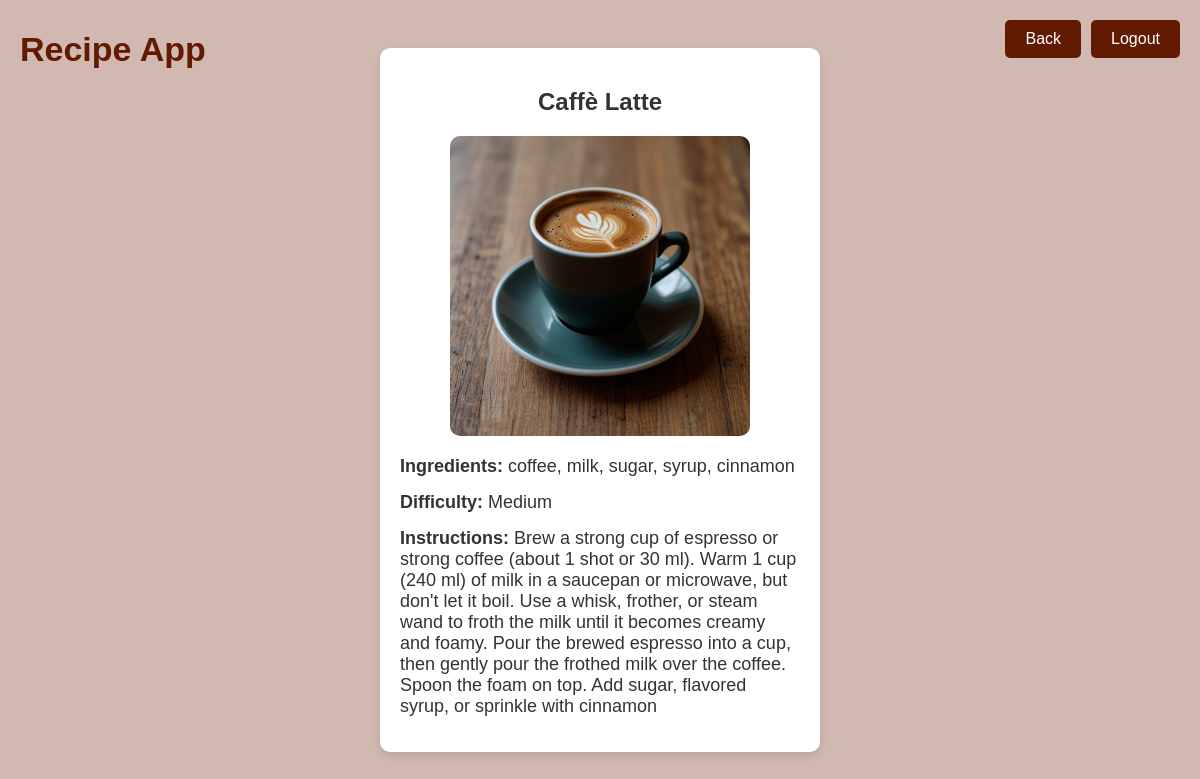
Screenshot of /list/2/ (signed in) with the database file from the repository.
### recipes/models.py (models this page shows, shortened)
class Recipe(models.Model):
    name = models.CharField(max_length=120)
    ingredients = models.CharField(max_length=500, help_text="Separate each ingredient with a comma", blank=False, null=False)
    cooking_time = models.IntegerField(blank=False, null=False)
    difficulty = models.CharField(max_length=20, editable=False)
    instructions = models.TextField()
    pic = models.ImageField(upload_to='recipes', default='no_picture.jpg')

### recipes/views.py (the view)
# urls.py: path("list/<int:pk>/", RecipeDetailView.as_view(), name="detail")
class RecipeDetailView(LoginRequiredMixin, DetailView):
    model = Recipe
    template_name = "recipes/recipe_details.html"

### recipes/templates/recipes/recipe_details.html (shortened to what this page needs)
{% load static %}
<!DOCTYPE html>
<html lang="en">
  <head>
  </head>
  <body>
    <div class="app-title">Recipe App</div>
    <div class="button-container">
      <a href="{% url 'recipes:list' %}" class="back-link">Back</a>
      <a href="{% url 'logout' %}" class="logout-link">Logout</a>
    </div>
    <div class="recipe-card">
      <h2>{{ object.name }}</h2>
      <img src="{{ object.pic.url }}" alt="{{ object.name }}" width="300" />
      <div class="details">
        <p><strong>Ingredients:</strong> {{ object.ingredients }}</p>
        <p><strong>Difficulty:</strong> {{ object.difficulty }}</p>
        <p><strong>Instructions:</strong> {{ object.instructions }}</p>
      </div>
    </div>
  </body>
</html>

### recipes/templates/recipes/recipe_details.html (style rules this page uses)
body { font-family: Arial, sans-serif; background-color: #d1b8b0; margin: 0; padding: 0; height: 100vh; display: flex; justify-content: center; align-items: center; flex-direction: column; }
.app-title { position: absolute; top: 30px; left: 20px; font-size: 34px; color: #631a02; font-weight: 700; }
.button-container { position: absolute; top: 20px; right: 20px; display: flex; gap: 10px; }
.back-link, .logout-link { text-decoration: none; color: #fff; background-color: #631a02; padding: 10px 20px; border-radius: 5px; font-size: 1rem; transition: background-color 0.3s; }
.recipe-card { background-color: #fff; border-radius: 10px; box-shadow: 0 4px 8px rgba(0, 0, 0, 0.1); max-width: 400px; padding: 20px; text-align: center; font-size: 18px; }
.recipe-card h2 { color: #333; margin-bottom: 20px; font-size: 24px; }
.recipe-card img { border-radius: 10px; margin-bottom: 15px; }
.recipe-card .details { text-align: left; }
.recipe-card .details p { margin: 0 0 15px; color: #333; }

### rows the page displays
Recipe: name "Caffè Latte", pic (picture), ingredients "coffee, milk, sugar, syrup, cinnamon", difficulty "Medium", instructions "Brew a strong cup of espresso or strong coffee (about 1 shot or 30 ml). Warm 1 cup (240 ml) of milk in a saucepan or microwave, but don't let it boil. Use a whisk, frother, or steam wand to froth the milk until it becomes creamy and foamy. Pour the brewed espresso into a cup, then gently pour the frothed milk over the coffee. Spoon the foam on top. Add sugar, flavored syrup, or sprinkle with cinnamon"
